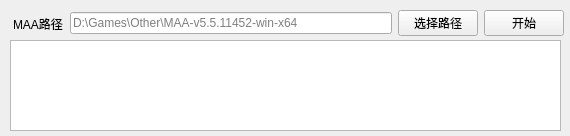
<?xml version="1.0" encoding="UTF-8"?>
<ui version="4.0">
 <class>Form</class>
 <widget class="QWidget" name="Form">
  <property name="geometry">
   <rect>
    <x>0</x>
    <y>0</y>
    <width>570</width>
    <height>136</height>
   </rect>
  </property>
  <property name="sizePolicy">
   <sizepolicy hsizetype="Fixed" vsizetype="Fixed">
    <horstretch>0</horstretch>
    <verstretch>0</verstretch>
   </sizepolicy>
  </property>
  <property name="minimumSize">
   <size>
    <width>550</width>
    <height>100</height>
   </size>
  </property>
  <property name="maximumSize">
   <size>
    <width>570</width>
    <height>200</height>
   </size>
  </property>
  <property name="windowTitle">
   <string>Github文件加速</string>
  </property>
  <property name="autoFillBackground">
   <bool>true</bool>
  </property>
  <widget class="QTextBrowser" name="textBrowser">
   <property name="geometry">
    <rect>
     <x>10</x>
     <y>40</y>
     <width>551</width>
     <height>91</height>
    </rect>
   </property>
   <property name="font">
    <font>
     <family>JetBrains Mono</family>
     <pointsize>10</pointsize>
    </font>
   </property>
  </widget>
  <widget class="QWidget" name="layoutWidget">
   <property name="geometry">
    <rect>
     <x>13</x>
     <y>10</y>
     <width>551</width>
     <height>27</height>
    </rect>
   </property>
   <layout class="QHBoxLayout" name="horizontalLayout_3">
    <item>
     <layout class="QHBoxLayout" name="horizontalLayout">
      <item>
       <widget class="QLabel" name="label_2">
        <property name="text">
         <string>MAA路径</string>
        </property>
       </widget>
      </item>
      <item>
       <widget class="QLineEdit" name="savePath">
        <property name="placeholderText">
         <string>D:\Games\Other\MAA-v5.5.11452-win-x64</string>
        </property>
       </widget>
      </item>
     </layout>
    </item>
    <item>
     <layout class="QHBoxLayout" name="horizontalLayout_2">
      <item>
       <widget class="QPushButton" name="btnFile">
        <property name="text">
         <string>选择路径</string>
        </property>
       </widget>
      </item>
      <item>
       <widget class="QPushButton" name="btnStart">
        <property name="text">
         <string>开始</string>
        </property>
       </widget>
      </item>
     </layout>
    </item>
   </layout>
  </widget>
 </widget>
 <resources/>
 <connections/>
</ui>
